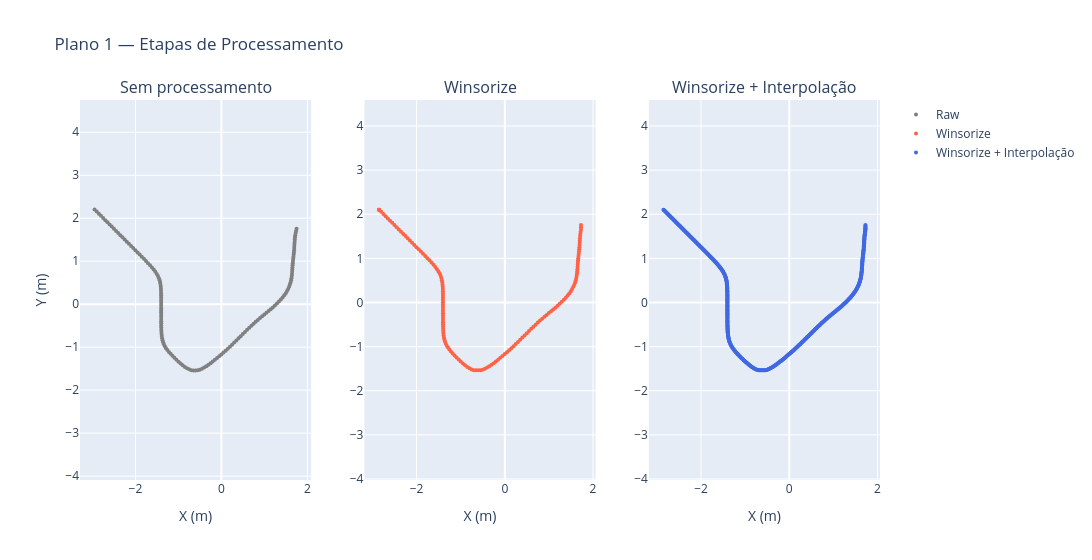

Notebook source saved alongside this figure:
### Markdown cell above
**Verificação — Planos 2 câmeras:** comparação entre dados brutos e após reamostagem por comprimento de arco.

### Code cell
_df = plans_df[0]
_raw_x = _df['x'].values
_raw_y = _df['y'].values

_wins_x = np.array(winsorize(_df['x'], limits=(0.013, 0.013)))
_wins_y = np.array(winsorize(_df['y'], limits=(0.013, 0.013)))

_interp_x, _interp_y = plans_resampled_2cam[0]

fig = make_subplots(rows=1, cols=3, subplot_titles=[
    "Sem processamento",
    "Winsorize",
    "Winsorize + Interpolação"
])

fig.add_trace(go.Scatter(
    x=_raw_x, y=_raw_y,
    mode='markers', name='Raw',
    marker=dict(color='gray', size=4)
), row=1, col=1)

fig.add_trace(go.Scatter(
    x=_wins_x, y=_wins_y,
    mode='markers', name='Winsorize',
    marker=dict(color='tomato', size=4)
), row=1, col=2)

fig.add_trace(go.Scatter(
    x=_interp_x, y=_interp_y,
    mode='markers', name='Winsorize + Interpolação',
    marker=dict(color='royalblue', size=4)
), row=1, col=3)

fig.update_xaxes(title_text='X (m)')
fig.update_yaxes(title_text='Y (m)', scaleanchor='x',  row=1, col=1)
fig.update_yaxes(scaleanchor='x2', row=1, col=2)
fig.update_yaxes(scaleanchor='x3', row=1, col=3)
fig.update_layout(title='Plano 1 — Etapas de Processamento', hovermode='closest', width=1300)
fig.show()

### Figure 1 — Plotly figure (JSON) as saved in the notebook; plotly's stock layout.template omitted (floating-point values rounded to 4 significant figures; data arrays with more than 128 entries replaced by an {"elided": "..."} marker saying what was removed)
{"data": [{"marker": {"color": "gray", "size": 4}, "mode": "markers", "name": "Raw", "type": "scatter", "x": {"elided": "154 float values"}, "xaxis": "x", "y": {"elided": "154 float values"}, "yaxis": "y"}, {"marker": {"color": "tomato", "size": 4}, "mode": "markers", "name": "Winsorize", "type": "scatter", "x": {"elided": "154 float values"}, "xaxis": "x2", "y": {"elided": "154 float values"}, "yaxis": "y2"}, {"marker": {"color": "royalblue", "size": 4}, "mode": "markers", "name": "Winsorize + Interpolação", "type": "scatter", "x": {"elided": "500 float values"}, "xaxis": "x3", "y": {"elided": "500 float values"}, "yaxis": "y3"}], "layout": {"annotations": [{"font": {"size": 16}, "showarrow": false, "text": "Sem processamento", "x": 0.1444, "xanchor": "center", "xref": "paper", "y": 1, "yanchor": "bottom", "yref": "paper"}, {"font": {"size": 16}, "showarrow": false, "text": "Winsorize", "x": 0.5, "xanchor": "center", "xref": "paper", "y": 1, "yanchor": "bottom", "yref": "paper"}, {"font": {"size": 16}, "showarrow": false, "text": "Winsorize + Interpolação", "x": 0.8556, "xanchor": "center", "xref": "paper", "y": 1, "yanchor": "bottom", "yref": "paper"}], "hovermode": "closest", "title": {"text": "Plano 1 — Etapas de Processamento"}, "width": 1300, "xaxis": {"anchor": "y", "domain": [0, 0.2889], "title": {"text": "X (m)"}}, "xaxis2": {"anchor": "y2", "domain": [0.3556, 0.6444], "title": {"text": "X (m)"}}, "xaxis3": {"anchor": "y3", "domain": [0.7111, 1], "title": {"text": "X (m)"}}, "yaxis": {"anchor": "x", "domain": [0, 1], "scaleanchor": "x", "title": {"text": "Y (m)"}}, "yaxis2": {"anchor": "x2", "domain": [0, 1], "scaleanchor": "x2"}, "yaxis3": {"anchor": "x3", "domain": [0, 1], "scaleanchor": "x3"}}}
